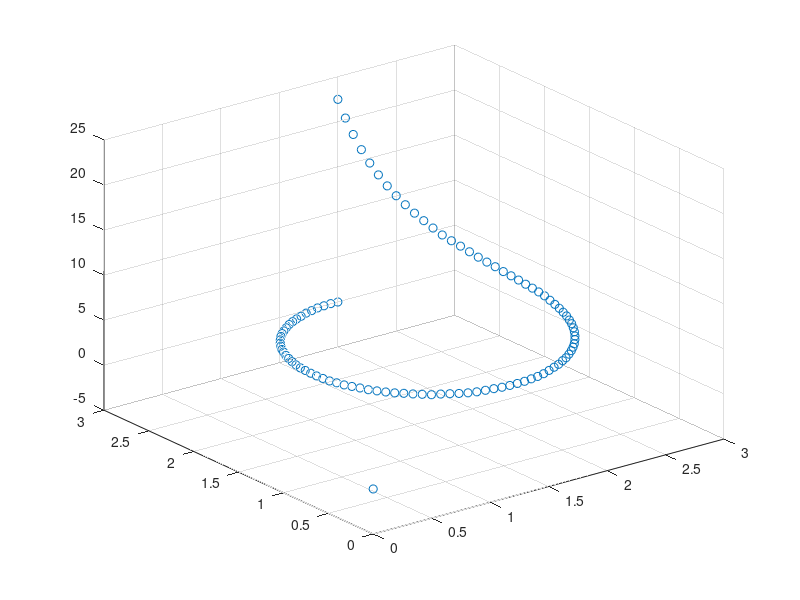

Write MATLAB code to recreate this figure. (Note: this script raises an error after producing the figure.)
for a=1:1:5
       for b=1:1:5
           A(a,b)=a^2   %potential seed function
       end
end     
l=1
for t=0:pi/50:2*pi  
    l=l+1
   for j=1:1:5
       for k=1:1:5
         x=sin(t)+2;        %particle motion in x-direction
         y=cos(t)+2;        %particle motion in y-direction
         fprintf('%f',t);
         potentialt=(0.9)*A(j,k)+0.1*(rand-0.5);
         A(j,k)=potentialt;  %potential at each grid point
    
                    
 
       end
       
   end
   position(l,1)=x;
   position(l,2)=y;
   position(l,3)=potentialt;
end

scatter3(position(:,1),position(:,2),position(:,3));
sf=fit([position(:,1), position(:,2)], position(:,3), 'poly23');
plot(sf,[position(:,1), position(:,2)], position(:,3)) 
